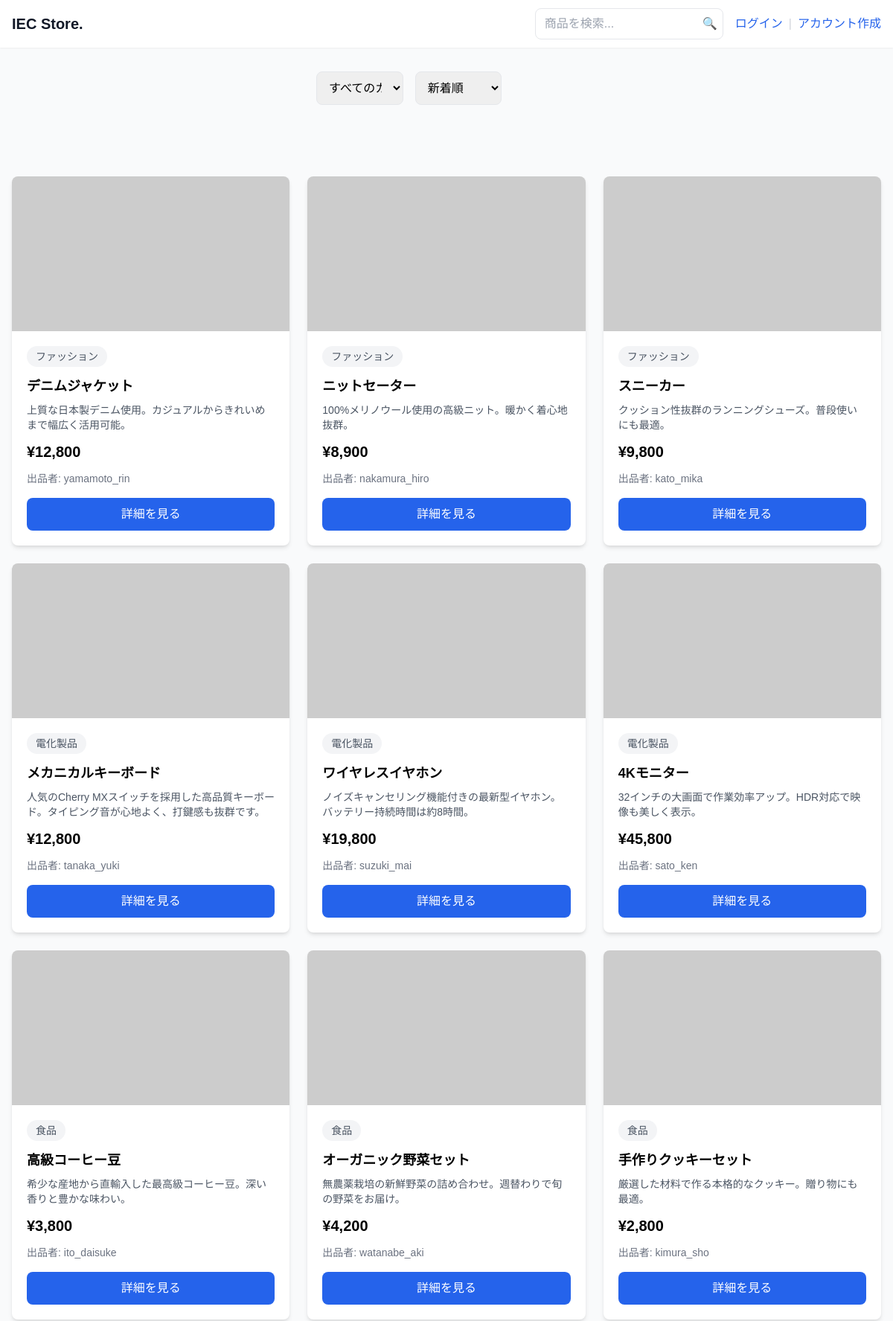
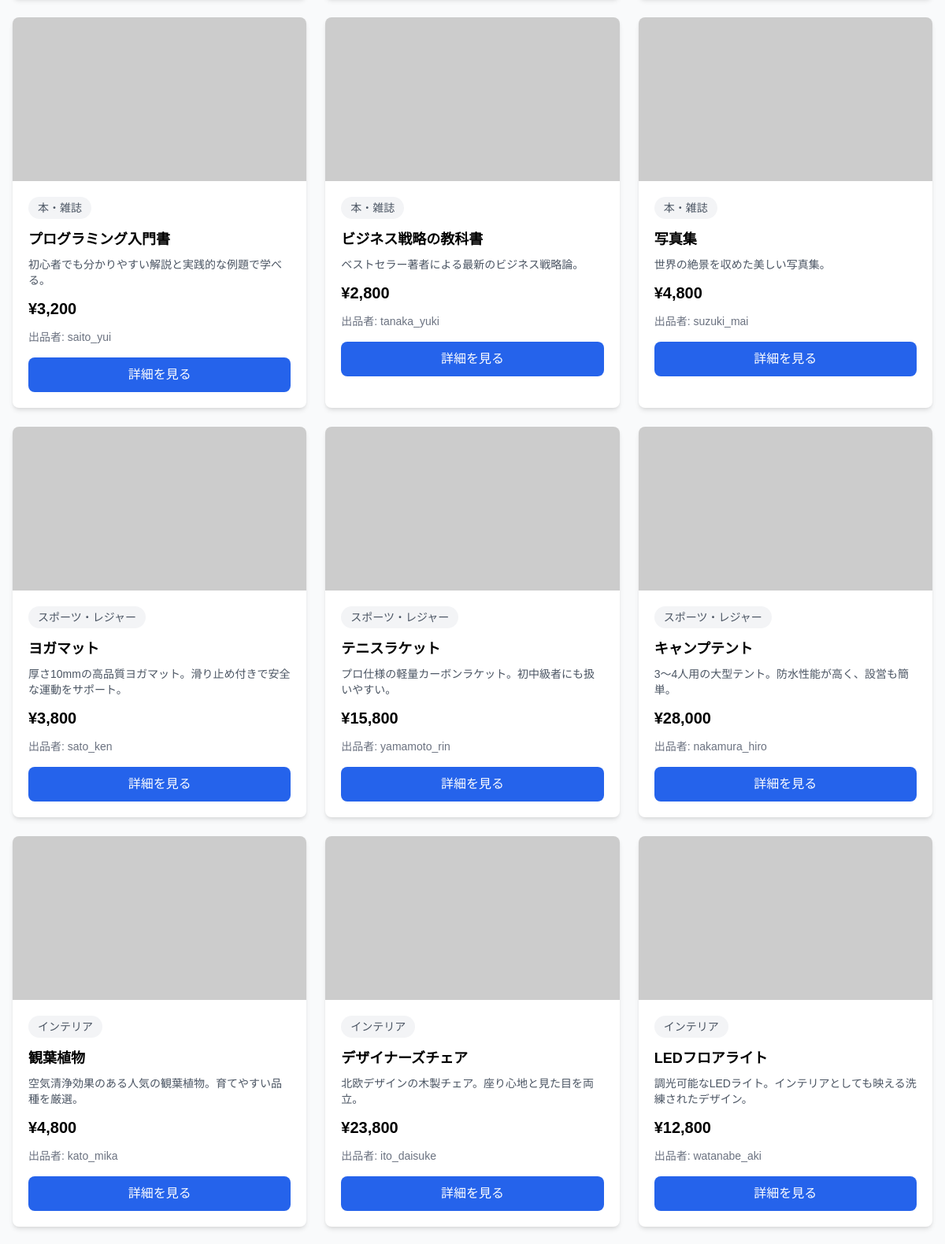
The page / (upper part) on the database its author committed (2 pictures, top to bottom).
### tables this page shows
CREATE TABLE `products` (
  `id` int(11) NOT NULL,
  `user_id` int(11) NOT NULL,
  `name` varchar(100) NOT NULL,
  `description` text DEFAULT NULL,
  `price` int(11) NOT NULL,
  `image_path` varchar(255) DEFAULT NULL,
  `status` enum('active','sold','hidden') DEFAULT 'active',
  `created_at` timestamp NOT NULL DEFAULT current_timestamp(),
  `updated_at` timestamp NOT NULL DEFAULT current_timestamp() ON UPDATE current_timestamp(),
  `category_id` int(11) DEFAULT NULL
);

CREATE TABLE `categories` (
  `id` int(11) NOT NULL,
  `name` varchar(50) NOT NULL
);

CREATE TABLE `users` (
  `id` int(11) NOT NULL,
  `username` varchar(50) NOT NULL,
  `password` varchar(255) NOT NULL,
  `created_at` timestamp NOT NULL DEFAULT current_timestamp(),
  `updated_at` timestamp NOT NULL DEFAULT current_timestamp() ON UPDATE current_timestamp()
);

### includes/functions.php (called while the page is built, shortened)
<?php
function h($str)
{
    return htmlspecialchars($str, ENT_QUOTES, 'UTF-8');
}
function format_price($price)
{
    return '¥' . number_format($price);
}

### index.php (the view, shortened to what this page needs)
<?php
require_once 'includes/functions.php';
$category_id = isset($_GET['category_id']) ? (int)$_GET['category_id'] : 0;
$sort = isset($_GET['sort']) ? $_GET['sort'] : 'newest';
$order_by = match ($sort) {
    'price_asc' => 'ORDER BY price ASC',
    'price_desc' => 'ORDER BY price DESC',
    'newest' => 'ORDER BY created_at DESC',
    default => 'ORDER BY created_at DESC'
};
$category_condition = $category_id > 0 ? 'AND p.category_id = :category_id' : '';
$sql = "
    SELECT p.*, u.username, c.name as category_name
    FROM products p
    JOIN users u ON p.user_id = u.id
    LEFT JOIN categories c ON p.category_id = c.id
    WHERE 1=1
    {$category_condition}
    {$order_by}
";
try {
    $pdo = get_db_connection();
    $stmt = $pdo->prepare($sql);
    $stmt->execute();
    $products = $stmt->fetchAll(PDO::FETCH_ASSOC);
} catch (PDOException $e) {
    exit('データベース接続失敗: ' . $e->getMessage());
}
include 'includes/head.php';
?>
<body class="bg-gray-50 flex flex-col min-h-screen">
    <?php include 'includes/header.php'; ?>
    <div class="max-w-7xl mx-auto px-4 py-6 sm:py-8">
        <div class="flex flex-col sm:flex-row gap-4 mb-6 sm:mb-8">
            <div class="w-full sm:w-1/3">
                <select id="category-select" class="w-full p-3 text-base border rounded-lg">
                    <option value="" class="py-2">すべてのカテゴリー</option>
                </select>
            </div>
            <div class="w-full sm:w-1/3">
                <select id="sort-select" class="w-full p-3 text-base border rounded-lg">
                    <option value="newest" <?php echo $sort === 'newest' ? 'selected' : ''; ?> class="py-2">
                        新着順
                    </option>
                </select>
            </div>
        </div>
    </div>
    <main class="max-w-7xl mx-auto px-4 py-6 sm:py-8">
        <div class="grid grid-cols-1 sm:grid-cols-2 lg:grid-cols-3 xl:grid-cols-4 gap-4 sm:gap-6">
            <?php foreach ($products as $product): ?>
                <div class="bg-white rounded-lg shadow-md hover:shadow-lg transition-shadow duration-200">
                    <img src="<?php echo h($product['image_path']); ?>"
                        alt="<?php echo h($product['name']); ?>"
                        class="w-full h-48 sm:h-52 object-cover rounded-t-lg">
                    <div class="p-4 sm:p-5">
                        <div class="mb-3">
                            <span class="inline-block bg-gray-100 rounded-full px-3 py-1 text-sm text-gray-600">
                                <?php echo h($product['category_name']); ?>
                            </span>
                        </div>
                        <h3 class="text-lg font-semibold mb-2 line-clamp-2">
                            <?php echo h($product['name']); ?>
                        </h3>
                        <p class="text-gray-600 mb-3 text-sm line-clamp-2">
                            <?php echo h($product['description']); ?>
                        </p>
                        <p class="text-xl font-bold mb-3">
                            <?php echo format_price($product['price']); ?>
                        </p>
                        <p class="text-sm text-gray-500 mb-4">
                            出品者: <?php echo h($product['username']); ?>
                        </p>
                        <button onclick='openModal(<?php echo json_encode($product); ?>)'
                            class="w-full bg-blue-600 text-white py-3 sm:py-2.5 rounded-lg hover:bg-blue-700 transition-colors duration-200">
                            詳細を見る
                        </button>
                    </div>
                </div>
            <?php endforeach; ?>
        </div>
    </main>
</body>
</html>
</html>

### style.css (style rules this page uses)
body { font-family: "Noto Sans JP", sans-serif; margin: 0; padding: 0; box-sizing: border-box; }

### rows shown on the page
products: category.name "ファッション", name "デニムジャケット", description "上質な日本製デニム使用。カジュアルからきれいめまで幅広く活用可能。", price "¥12,800", user.username "yamamoto_rin"
products: category.name "ファッション", name "ニットセーター", description "100%メリノウール使用の高級ニット。暖かく着心地抜群。", price "¥8,900", user.username "nakamura_hiro"
products: category.name "ファッション", name "スニーカー", description "クッション性抜群のランニングシューズ。普段使いにも最適。", price "¥9,800", user.username "kato_mika"
products: category.name "電化製品", name "メカニカルキーボード", description "人気のCherry MXスイッチを採用した高品質キーボード。タイピング音が心地よく、打鍵感も抜群です。", price "¥12,800", user.username "tanaka_yuki"
products: category.name "電化製品", name "ワイヤレスイヤホン", description "ノイズキャンセリング機能付きの最新型イヤホン。バッテリー持続時間は約8時間。", price "¥19,800", user.username "suzuki_mai"
products: category.name "電化製品", name "4Kモニター", description "32インチの大画面で作業効率アップ。HDR対応で映像も美しく表示。", price "¥45,800", user.username "sato_ken"
products: category.name "食品", name "高級コーヒー豆", description "希少な産地から直輸入した最高級コーヒー豆。深い香りと豊かな味わい。", price "¥3,800", user.username "ito_daisuke"
products: category.name "食品", name "オーガニック野菜セット", description "無農薬栽培の新鮮野菜の詰め合わせ。週替わりで旬の野菜をお届け。", price "¥4,200", user.username "watanabe_aki"
products: category.name "食品", name "手作りクッキーセット", description "厳選した材料で作る本格的なクッキー。贈り物にも最適。", price "¥2,800", user.username "kimura_sho"
products: category.name "本・雑誌", name "プログラミング入門書", description "初心者でも分かりやすい解説と実践的な例題で学べる。", price "¥3,200", user.username "saito_yui"
products: category.name "本・雑誌", name "ビジネス戦略の教科書", description "ベストセラー著者による最新のビジネス戦略論。", price "¥2,800", user.username "tanaka_yuki"
products: category.name "本・雑誌", name "写真集", description "世界の絶景を収めた美しい写真集。", price "¥4,800", user.username "suzuki_mai"
products: category.name "スポーツ・レジャー", name "ヨガマット", description "厚さ10mmの高品質ヨガマット。滑り止め付きで安全な運動をサポート。", price "¥3,800", user.username "sato_ken"
products: category.name "スポーツ・レジャー", name "テニスラケット", description "プロ仕様の軽量カーボンラケット。初中級者にも扱いやすい。", price "¥15,800", user.username "yamamoto_rin"
products: category.name "スポーツ・レジャー", name "キャンプテント", description "3〜4人用の大型テント。防水性能が高く、設営も簡単。", price "¥28,000", user.username "nakamura_hiro"
products: category.name "インテリア", name "観葉植物", description "空気清浄効果のある人気の観葉植物。育てやすい品種を厳選。", price "¥4,800", user.username "kato_mika"
products: category.name "インテリア", name "デザイナーズチェア", description "北欧デザインの木製チェア。座り心地と見た目を両立。", price "¥23,800", user.username "ito_daisuke"
products: category.name "インテリア", name "LEDフロアライト", description "調光可能なLEDライト。インテリアとしても映える洗練されたデザイン。", price "¥12,800", user.username "watanabe_aki"
